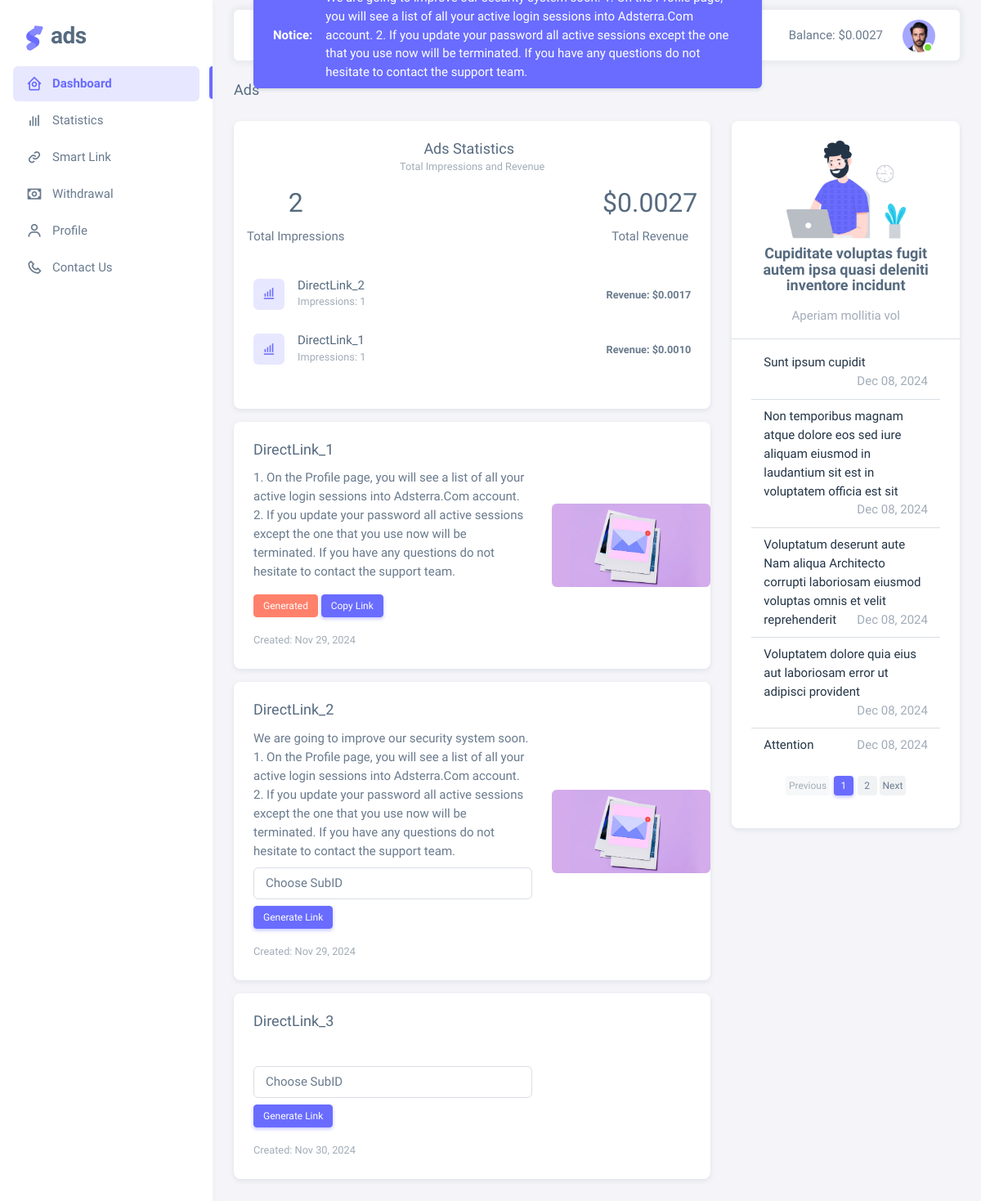
The page /dashboard/ (signed in) on the database its author committed.
### account/models.py (models this page shows)
class CustomUser(AbstractUser):
    STATUS_CHOICES = [
        ('Active', 'Active'),
        ('Inactive', 'Inactive'),
        ('Reject', 'Reject'),
    ]
    email = models.EmailField(unique=True)
    is_verified = models.BooleanField(default=False)
    is_approved = models.CharField(max_length=10, choices=STATUS_CHOICES, default='Inactive')
    balance = models.FloatField(default=0.0)
    avatar = models.ImageField(upload_to='avatars/', blank=True)
    phone_number = models.CharField(max_length=20, blank=True, null=True)
    address = models.CharField(max_length=200, blank=True, null=True)
    country = models.CharField(max_length=100, blank=True, null=True)
    city = models.CharField(max_length=100, blank=True, null=True)
    post_code = models.CharField(max_length=20, blank=True, null=True)
    email_verification_token = models.CharField(max_length=100, blank=True, null=True)
    email_verification_sent_at = models.DateTimeField(null=True, blank=True)
    class Meta:
        verbose_name_plural = "User Management"

### core/models.py (models this page shows, shortened)
class PublisherPlacement(models.Model):
    id = models.BigIntegerField(primary_key=True)
    domain_id = models.BigIntegerField()
    title = models.CharField(max_length=255)
    description = models.TextField(blank=True, null=True)
    image = models.ImageField(upload_to="placements/images/", blank=True, null=True)
    alias = models.CharField(max_length=255, blank=True, null=True)
    direct_url = models.URLField(blank=True, null=True)
    is_active = models.BooleanField(default=False)
    created_at = models.DateTimeField(auto_now_add=True)
    class Meta:
        verbose_name_plural = "Publisher Smart Link"

class Notice(models.Model):
    title = models.CharField(max_length=255, verbose_name=_("Title"))
    description = models.TextField(verbose_name=_("Description"), help_text=_("Detailed notice text"))
    image = models.ImageField(
        upload_to='notices/',
        blank=True,
        null=True,
        verbose_name=_("Image"),
        help_text=_("Optional image for the notice")
    )
    is_active = models.BooleanField(default=True, verbose_name=_("Active"))
    created_at = models.DateTimeField(auto_now_add=True, verbose_name=_("Created At"))
    class Meta:
        verbose_name = _("Notice")
        verbose_name_plural = _("Notices")
        ordering = ['-created_at']

### core/views.py (the view)
# urls.py: path('dashboard/', views.dashboard, name="dashboard"),
@login_required
def dashboard(request):
    placements = PublisherPlacement.objects.all()
    user_links = PlacementLink.objects.filter(user=request.user)
    generated_links = {link.placement_id: link.link for link in user_links}
    latest_notice = Notice.objects.filter(is_active=True).order_by('-created_at').first()
    notices = Notice.objects.filter(is_active=True)
    if latest_notice:
        notices = notices.exclude(id=latest_notice.id)
    notices = notices.order_by('-created_at')
    paginator = Paginator(notices, 5)
    page_number = request.GET.get('page')
    notices = paginator.get_page(page_number)
    grouped_statistics = AdStatistics.objects.filter(user=request.user).values(
        'placement__title'
    ).annotate(
        total_impressions=Sum('impressions'),
        total_revenue=Sum('revenue')
    ).order_by('-total_revenue')
    if not grouped_statistics.exists():
        grouped_statistics = []
    statistics = AdStatistics.objects.filter(user=request.user).order_by('-id')
    chart_data = {
        "placements": [item["placement__title"] for item in grouped_statistics],
        "series": [
            {
                "name": "Impressions",
                "data": [item.get("total_impressions", 0) or 0 for item in grouped_statistics],
            },
            {
                "name": "Revenue",
                "data": [item.get("total_revenue", 0) or 0 for item in grouped_statistics],
            },
        ],
    }
    total_impressions = sum(item.get("total_impressions", 0) or 0 for item in grouped_statistics)
    total_revenue = sum(item.get("total_revenue", 0) or 0 for item in grouped_statistics)
    context = {
        'placements': placements,
        'generated_links': generated_links,
        'latest_notice': latest_notice,
        'notices': notices,
        'grouped_statistics': grouped_statistics,
        'chart_data': chart_data,
        'total_impressions': total_impressions,
        'total_revenue': total_revenue,
        'statistics': statistics
    }
    return render(request, 'dashboard.html', context)

### account/context_processors.py (called while the page is built)
def user_balance_processor(request):
    user_balance = Decimal('0.0')
    if request.user.is_authenticated:
        total_revenue = (
            AdStatistics.objects.filter(user=request.user)
            .aggregate(total_revenue=Sum('revenue'))
            .get('total_revenue') or Decimal('0.0')
        )
        total_approved_withdrawals = (
            UserBalanceWithdrawal.objects.filter(user=request.user, status='APPROVED')
            .aggregate(total_approved=Sum('amount'))
            .get('total_approved') or Decimal('0.0')
        )
        user_balance = total_revenue - total_approved_withdrawals
        if request.user.balance != user_balance:
            request.user.balance = user_balance
            request.user.save(update_fields=["balance"])
    return {'user_balance': user_balance}

def setting_processor(request):
    setting = Settings.objects.first()
    return {'setting': setting}

### core/templatetags/custom_filters.py (called while the page is built)
@register.filter
def dict_key(value, key):
    return value.get(key, None)

### template/dashboard.html (shortened to what this page needs)
{% extends 'partials/base.html' %}
{% load static %}
{% load custom_filters %}
{% block content %}
<div class="content-wrapper">
  <div class="container-xxl flex-grow-1 container-p-y">
    <h5 class="pb-1 mb-4">Ads</h5>
    <div class="row mb-5">
      <div class="col-md-8">
        <div class="card mb-3">
          <div class="card-header d-flex align-items-center justify-content-center pb-0">
            <div class="card-title mb-0 text-center justify-content-center">
              <h5 class="m-0 me-2">Ads Statistics</h5>
              <small class="text-muted">Total Impressions and Revenue</small>
            </div>
          </div>
          <div class="d-flex justify-content-between align-items-center p-3">
            <div class="d-flex flex-column align-items-center gap-1">
              <h2 class="mb-2">{{ total_impressions }}</h2>
              <span>Total Impressions</span>
            </div>
            <div class="d-flex flex-column align-items-center gap-1">
              <h2 class="mb-2">${{ total_revenue|floatformat:4 }}</h2>
              <span>Total Revenue</span>
            </div>
          </div>
          <div class="card-body">
            <ul class="p-0 m-0">
              {% for item in grouped_statistics %}
              <li class="d-flex mb-4 pb-1">
                <div class="avatar flex-shrink-0 me-3">
                  <span class="avatar-initial rounded bg-label-primary">
                    <i class="bx bx-bar-chart-alt"></i>
                  </span>
                </div>
                <div class="d-flex w-100 flex-wrap align-items-center justify-content-between gap-2">
                  <div class="me-2">
                    <h6 class="mb-0">{{ item.placement__title }}</h6>
                    <small class="text-muted">Impressions: {{ item.total_impressions }}</small>
                  </div>
                  <div class="user-progress">
                    <small class="fw-semibold">Revenue: ${{ item.total_revenue|floatformat:4 }}</small>
                  </div>
                </div>
              </li>
              {% endfor %}
            </ul>
          </div>
        </div>
        {% for placement in placements %}
        {% if placement.direct_url and placement.is_active %}
        <div class="card mb-3">
          <div class="row g-0 align-items-center">
            <div class="col-md-8">
              <div class="card-body">
                <h5 class="card-title">{{ placement.title }}</h5>
                <p class="card-text">
                  {{ placement.description }}
                  <br>
                  {% if placement.id in generated_links %}
                  <div class="link-section mt-2">
                    <button class="btn btn-sm btn-danger" disabled>Generated</button>
                    <button class="btn btn-sm btn-primary copy-link-btn" data-link="{{ generated_links|dict_key:placement.id }}">Copy Link</button>
                  </div>
                  {% else %}
                  <select name="" class="form-control subid mt-2" id="{{ placement.id }}">
                    <option value="">Choose SubID</option>
                  </select>
                  <button class="btn btn-sm btn-primary generate-link-btn mt-2" data-placement-id="{{ placement.id }}">Generate Link</button>
                  {% endif %}
                </p>
                <p class="card-text">
                  <small class="text-muted">Created: {{ placement.created_at|date:"M d, Y" }}</small>
                </p>
              </div>
            </div>
            <div class="col-md-4 d-flex align-items-center justify-content-center">
              {% if placement.image %}
              <img class="card-img img-fluid rounded" src="{{ placement.image.url }}" alt="Placement image" style="max-height: 150px; max-width: 100%; object-fit: contain;" />
              {% endif %}
            </div>
          </div>
        </div>
        {% endif %}
        {% endfor %}
      </div>
      <div class="col-md-4">
        <div class="card">
          <div class="card-body pb-0">
            <div class="latest-notice text-center">
              {% if latest_notice.image %}
              <img src="{{ latest_notice.image.url }}" alt="{{ latest_notice.title }}" style="height: 120px;" class="img-fluid rounded mb-2" />
              {% else %}
              <img src="{% static 'assets/img/illustrations/man-with-laptop-light.png' %}" style="height: 120px;" alt="Default Notice Image" class="img-fluid rounded mb-2" />
              {% endif %}
              <h5 class="fw-bold">{{ latest_notice.title }}</h5>
              <p class="text-muted">{{ latest_notice.description }}</p>
            </div>
          </div>
          <hr class="m-0">
          <div class="card-body pt-2">
            <ul class="list-group list-group-flush">
              {% for notice in notices %}
              <li class="list-group-item">
                <a href="{% url 'core:notice_detail' notice.id %}" class="text-decoration-none text-dark">{{ notice.title }}</a>
                <span class="text-muted float-end">{{ notice.created_at|date:"M d, Y" }}</span>
              </li>
              {% empty %}
              <li class="list-group-item text-muted text-center">No notices available</li>
              {% endfor %}
            </ul>
            <div class="d-flex justify-content-center mt-3">
              <nav aria-label="Notice pagination">
                <ul class="pagination pagination-sm">
                  {% if notices.has_previous %}
                  <li class="page-item">
                    <a class="page-link" href="?page={{ notices.previous_page_number }}">Previous</a>
                  </li>
                  {% else %}
                  <li class="page-item disabled">
                    <span class="page-link">Previous</span>
                  </li>
                  {% endif %}
                  {% for page_num in notices.paginator.page_range %}
                  <li class="page-item {% if page_num == notices.number %}active{% endif %}">
                    <a class="page-link" href="?page={{ page_num }}">{{ page_num }}</a>
                  </li>
                  {% endfor %}
                  {% if notices.has_next %}
                  <li class="page-item">
                    <a class="page-link" href="?page={{ notices.next_page_number }}">Next</a>
                  </li>
                  {% else %}
                  <li class="page-item disabled">
                    <span class="page-link">Next</span>
                  </li>
                  {% endif %}
                </ul>
              </nav>
            </div>
          </div>
        </div>
      </div>
    </div>
  </div>
</div>
{% endblock %}

### template/partials/base.html (shortened to what this page needs)
{% load static %}
<!DOCTYPE html>
<html lang="en" class="light-style layout-menu-fixed" dir="ltr" data-theme="theme-default" data-assets-path="../assets/"
  data-template="vertical-menu-template-free">
<head>
  <link rel="stylesheet" href="{% static '/assets/vendor/fonts/boxicons.css' %}" />
  <link rel="stylesheet" href="{% static '/assets/vendor/css/core.css' %}" class="template-customizer-core-css" />
  <link rel="stylesheet" href="{% static '/assets/vendor/css/theme-default.css' %}"
    class="template-customizer-theme-css" />
  <link rel="stylesheet" href="{% static '/assets/css/demo.css' %}" />
  <link rel="stylesheet" href="{% static '/assets/vendor/libs/perfect-scrollbar/perfect-scrollbar.css' %}" />
  <link rel="stylesheet" href="{% static '/assets/vendor/libs/apex-charts/apex-charts.css' %}" />
</head>
<body>
  <div class="layout-wrapper layout-content-navbar">
    <div class="layout-container">
      {% include 'partials/sidebar.html' %}
      <div class="layout-page">
        <nav
          class="layout-navbar container-xxl navbar navbar-expand-xl navbar-detached align-items-center bg-navbar-theme"
          id="layout-navbar">
          <div class="notice-container px-4 py-2 bg-primary text-white rounded shadow-sm d-none d-md-flex align-items-center">
            <b class="me-3">Notice:</b>
            <marquee behavior="scroll" direction="left" class="notice-text">
            </marquee>
          </div>
          <div class="navbar-nav-right d-flex align-items-center" id="navbar-collapse">
            <ul class="navbar-nav flex-row align-items-center ms-auto">
              <li class="nav-item lh-1 me-3">
                Balance: ${{user_balance|floatformat:4}}
              </li>
              <li class="nav-item navbar-dropdown dropdown-user dropdown">
                <a class="nav-link dropdown-toggle hide-arrow" href="javascript:void(0);" data-bs-toggle="dropdown">
                  <div class="avatar avatar-online">
                    {% if request.user.avatar %}
                    <img src="{{request.user.avatar.url}}" alt class="w-px-40 h-auto rounded-circle" />
                    {% else %}
                    <img src="{% static 'assets/img/avatars/1.png' %}" alt class="w-px-40 h-auto rounded-circle" />
                    {% endif %}
                  </div>
                </a>
              </li>
            </ul>
          </div>
        </nav>
        {% block content %} {% endblock %}
      </div>
    </div>
  </div>
</body>
</html>

### rows shown on the page
CustomUser: balance "0.0027"
PublisherPlacement: placement__title "DirectLink_2", total_impressions "1", total_revenue "0.0017", title "DirectLink_2", description "We are going to improve our security system soon. 1. On the Profile page, you will see a list of all your active login sessions into Adsterra.Com account. 2. If you update your password all active sessions except the one that you use now will be terminated. If you have any questions do not hesitate to contact the support team.", created_at "Nov 29, 2024", image (picture)
PublisherPlacement: placement__title "DirectLink_1", total_impressions "1", total_revenue "0.0010", title "DirectLink_1", description "1. On the Profile page, you will see a list of all your active login sessions into Adsterra.Com account. 2. If you update your password all active sessions except the one that you use now will be terminated. If you have any questions do not hesitate to contact the support team.", created_at "Nov 29, 2024", image (picture)
PublisherPlacement: title "DirectLink_3", created_at "Nov 30, 2024"
Notice: title "Cupiditate voluptas fugit autem ipsa quasi deleniti inventore incidunt", description "Aperiam mollitia vol"
Notice: title "Sunt ipsum cupidit", created_at "Dec 08, 2024"
Notice: title "Non temporibus magnam atque dolore eos sed iure aliquam eiusmod in laudantium sit est in voluptatem officia est sit", created_at "Dec 08, 2024"
Notice: title "Voluptatum deserunt aute Nam aliqua Architecto corrupti laboriosam eiusmod voluptas omnis et velit reprehenderit", created_at "Dec 08, 2024"
Notice: title "Voluptatem dolore quia eius aut laboriosam error ut adipisci provident", created_at "Dec 08, 2024"
Notice: title "Attention", created_at "Dec 08, 2024"

### other values the page prints
{{ total_impressions }} "2"
{{ total_revenue|floatformat:4 }} "0.0027"
{{ page_num }} "1" "2"
